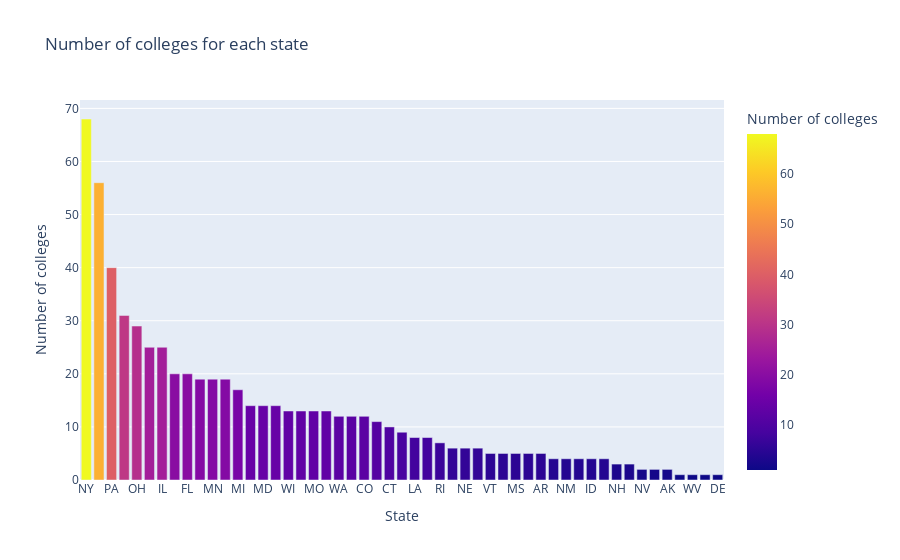

Notebook code for this chart:
### Code cell
# Which States have maximum number of colleges

state = pd.read_sql('select State, count(*) as "Number of colleges" from college group by "State" order by "Number of colleges" desc;', connection)
px.bar(state, x="State", y="Number of colleges", title="Number of colleges for each state", color="Number of colleges")

### Figure 1 — Plotly figure (JSON) as saved in the notebook; plotly's stock layout.template omitted (floating-point values rounded to 4 significant figures)
{"data": [{"alignmentgroup": "True", "hovertemplate": "State=%{x}<br>Number of colleges=%{marker.color}<extra></extra>", "legendgroup": "", "marker": {"color": [68, 56, 40, 31, 29, 25, 25, 20, 20, 19, 19, 19, 17, 14, 14, 14, 13, 13, 13, 13, 12, 12, 12, 11, 10, 9, 8, 8, 7, 6, 6, 6, 5, 5, 5, 5, 5, 4, 4, 4, 4, 4, 3, 3, 2, 2, 2, 1, 1, 1, 1], "coloraxis": "coloraxis", "pattern": {"shape": ""}}, "name": "", "offsetgroup": "", "orientation": "v", "showlegend": false, "textposition": "auto", "type": "bar", "x": ["NY", "CA", "PA", "MA", "OH", "TX", "IL", "VA", "FL", "NC", "MN", "IN", "MI", "TN", "MD", "GA", "WI", "NJ", "MO", "IA", "WA", "KY", "CO", "OR", "CT", "SC", "LA", "AL", "RI", "OK", "NE", "ME", "VT", "UT", "MS", "DC", "AR", "SD", "NM", "MT", "ID", "AZ", "NH", "KS", "NV", "ND", "AK", "WY", "WV", "HI", "DE"], "xaxis": "x", "y": [68, 56, 40, 31, 29, 25, 25, 20, 20, 19, 19, 19, 17, 14, 14, 14, 13, 13, 13, 13, 12, 12, 12, 11, 10, 9, 8, 8, 7, 6, 6, 6, 5, 5, 5, 5, 5, 4, 4, 4, 4, 4, 3, 3, 2, 2, 2, 1, 1, 1, 1], "yaxis": "y"}], "layout": {"barmode": "relative", "coloraxis": {"colorbar": {"title": {"text": "Number of colleges"}}, "colorscale": [[0, "#0d0887"], [0.1111, "#46039f"], [0.2222, "#7201a8"], [0.3333, "#9c179e"], [0.4444, "#bd3786"], [0.5556, "#d8576b"], [0.6667, "#ed7953"], [0.7778, "#fb9f3a"], [0.8889, "#fdca26"], [1, "#f0f921"]]}, "legend": {"tracegroupgap": 0}, "title": {"text": "Number of colleges for each state"}, "xaxis": {"anchor": "y", "domain": [0, 1], "title": {"text": "State"}}, "yaxis": {"anchor": "x", "domain": [0, 1], "title": {"text": "Number of colleges"}}}}
